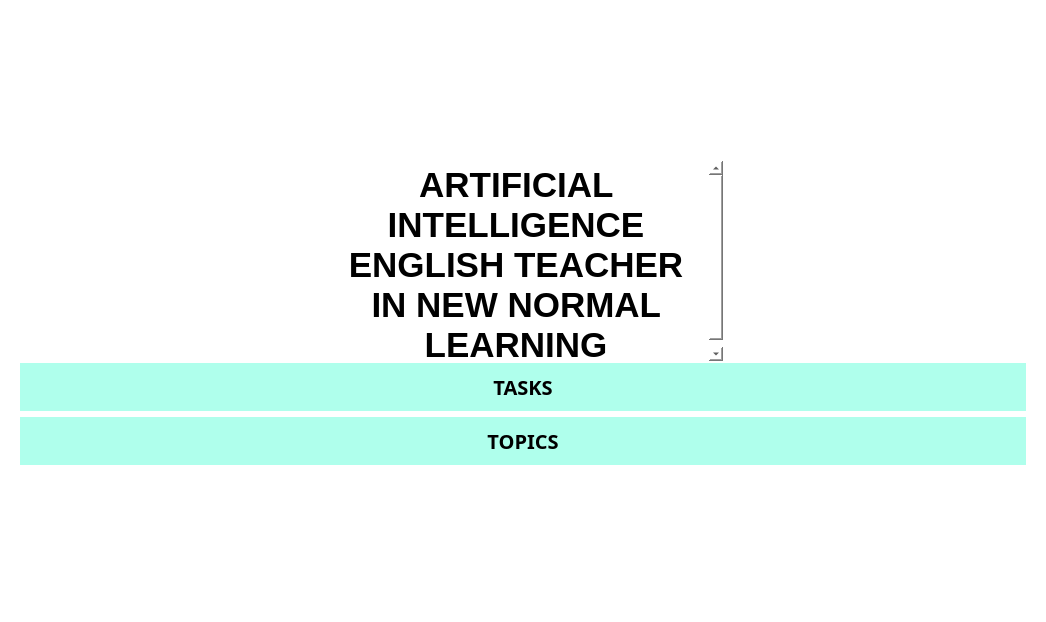
<?xml version="1.0" encoding="UTF-8"?>
<ui version="4.0">
 <class>wel</class>
 <widget class="QWidget" name="wel">
  <property name="geometry">
   <rect>
    <x>0</x>
    <y>0</y>
    <width>1024</width>
    <height>600</height>
   </rect>
  </property>
  <property name="sizePolicy">
   <sizepolicy hsizetype="MinimumExpanding" vsizetype="MinimumExpanding">
    <horstretch>0</horstretch>
    <verstretch>0</verstretch>
   </sizepolicy>
  </property>
  <property name="maximumSize">
   <size>
    <width>1024</width>
    <height>600</height>
   </size>
  </property>
  <property name="windowTitle">
   <string>Dashboard</string>
  </property>
  <property name="styleSheet">
   <string notr="true">background-color: white;border: none; font-size:42px !important;</string>
  </property>
  <layout class="QHBoxLayout" name="horizontalLayout_2">
   <item>
    <widget class="QWidget" name="gridWidget" native="true">
     <property name="sizePolicy">
      <sizepolicy hsizetype="MinimumExpanding" vsizetype="MinimumExpanding">
       <horstretch>0</horstretch>
       <verstretch>0</verstretch>
      </sizepolicy>
     </property>
     <property name="minimumSize">
      <size>
       <width>1024</width>
       <height>600</height>
      </size>
     </property>
     <layout class="QGridLayout" name="gridLayout">
      <item row="0" column="0">
       <layout class="QVBoxLayout" name="verticalLayout">
        <item alignment="Qt::AlignHCenter">
         <widget class="QTextBrowser" name="textBrowser_2">
          <property name="sizePolicy">
           <sizepolicy hsizetype="MinimumExpanding" vsizetype="MinimumExpanding">
            <horstretch>0</horstretch>
            <verstretch>0</verstretch>
           </sizepolicy>
          </property>
          <property name="minimumSize">
           <size>
            <width>400</width>
            <height>200</height>
           </size>
          </property>
          <property name="maximumSize">
           <size>
            <width>256</width>
            <height>192</height>
           </size>
          </property>
          <property name="tabletTracking">
           <bool>true</bool>
          </property>
          <property name="contextMenuPolicy">
           <enum>Qt::NoContextMenu</enum>
          </property>
          <property name="layoutDirection">
           <enum>Qt::LeftToRight</enum>
          </property>
          <property name="styleSheet">
           <string notr="true">background-color: white; 
border: none; 
font-size:42px !important; </string>
          </property>
          <property name="inputMethodHints">
           <set>Qt::ImhMultiLine</set>
          </property>
          <property name="readOnly">
           <bool>true</bool>
          </property>
          <property name="html">
           <string>&lt;!DOCTYPE HTML PUBLIC &quot;-//W3C//DTD HTML 4.0//EN&quot; &quot;http://www.w3.org/TR/REC-html40/strict.dtd&quot;&gt;
&lt;html&gt;&lt;head&gt;&lt;meta name=&quot;qrichtext&quot; content=&quot;1&quot; /&gt;&lt;style type=&quot;text/css&quot;&gt;
p, li { white-space: pre-wrap; }
&lt;/style&gt;&lt;/head&gt;&lt;body style=&quot; font-family:'MS Shell Dlg 2'; font-size:42px; font-weight:400; font-style:normal;&quot;&gt;
&lt;p align=&quot;center&quot; style=&quot; margin-top:0px; margin-bottom:0px; margin-left:0px; margin-right:0px; -qt-block-indent:0; text-indent:0px;&quot;&gt;&lt;span style=&quot; font-family:'Gilroy'; font-size:26pt; font-weight:600;&quot;&gt;ARTIFICIAL INTELLIGENCE ENGLISH TEACHER IN NEW NORMAL LEARNING&lt;/span&gt;&lt;/p&gt;&lt;/body&gt;&lt;/html&gt;</string>
          </property>
          <property name="overwriteMode">
           <bool>false</bool>
          </property>
         </widget>
        </item>
        <item>
         <widget class="QPushButton" name="btn4">
          <property name="font">
           <font>
            <family>Gilroy</family>
            <pointsize>-1</pointsize>
            <weight>75</weight>
            <bold>true</bold>
           </font>
          </property>
          <property name="styleSheet">
           <string notr="true">background-color: #AFFFEC;
color: black; 
font-family: 'Gilroy';
font-weight: 600;
border-radius: 99px;
padding: 10px;
font-size: 20px;</string>
          </property>
          <property name="text">
           <string>TASKS</string>
          </property>
         </widget>
        </item>
        <item>
         <widget class="QPushButton" name="btn3">
          <property name="font">
           <font>
            <family>Gilroy</family>
            <pointsize>-1</pointsize>
            <weight>75</weight>
            <bold>true</bold>
           </font>
          </property>
          <property name="styleSheet">
           <string notr="true">background-color: #AFFFEC;
color: black; 
font-family: 'Gilroy';
font-weight: 600;
border-radius: 99px;
padding: 10px;
font-size: 20px;</string>
          </property>
          <property name="text">
           <string>TOPICS</string>
          </property>
         </widget>
        </item>
       </layout>
      </item>
     </layout>
    </widget>
   </item>
  </layout>
 </widget>
 <resources/>
 <connections/>
</ui>
